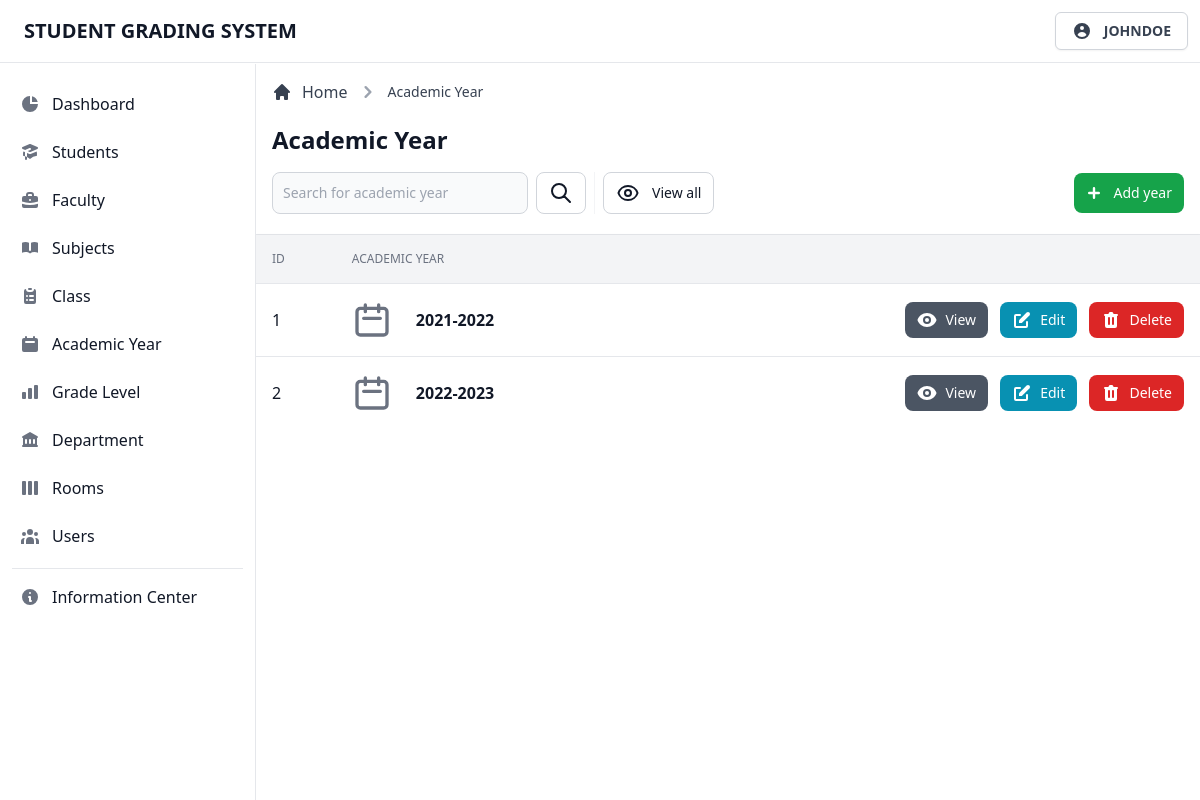
The page /admin/view/year.php (signed in) on the database as committed earlier.
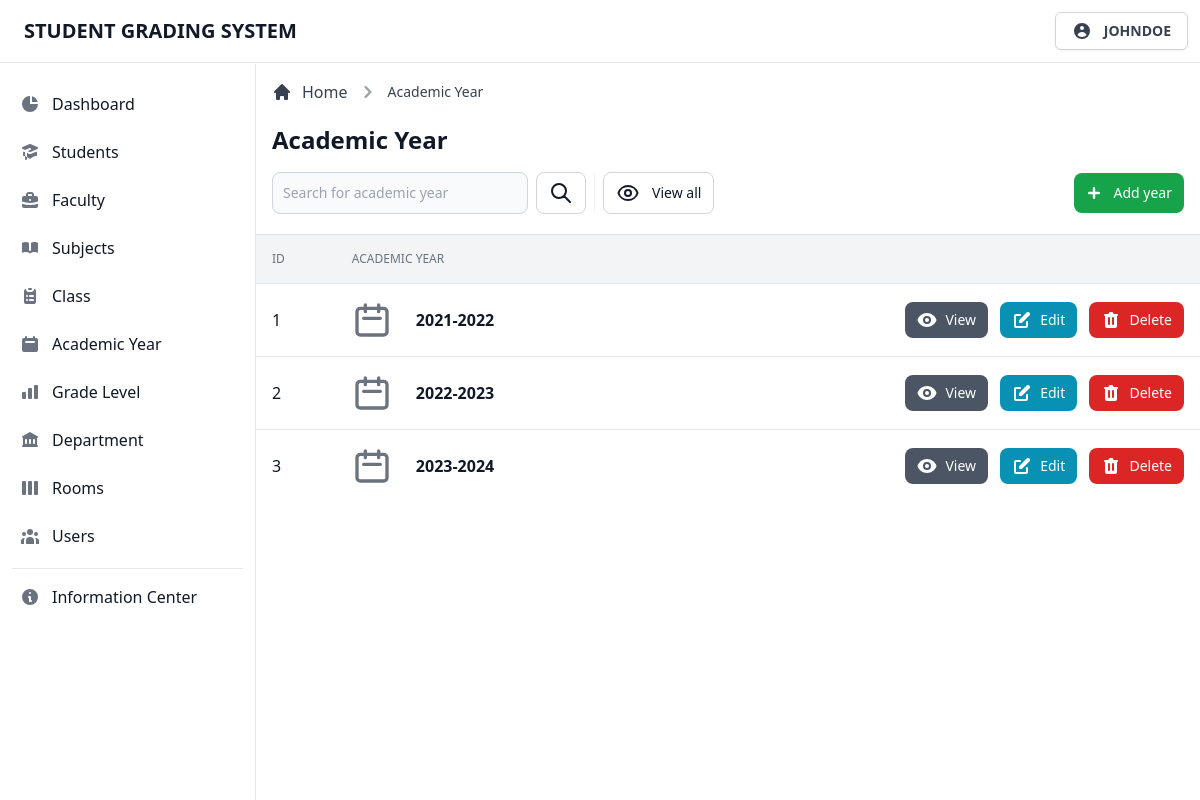
The same page on the database as committed later.
### tables this page shows
CREATE TABLE `tblyear` (
  `ay_id` int(11) NOT NULL,
  `ay_name` varchar(255) NOT NULL
);

### admin/database/database.classes.php (called while the page is built)
<?php
class Dbh
{
  private $hostname = 'localhost';
  private $username = 'root';
  private $password = '';
  private $dbname = 'dbgradingsystem';
  public function connect()
  {
    try {
      $dbh = new PDO('mysql:host=' . $this->hostname . ';dbname=' . $this->dbname, $this->username, $this->password);
      return $dbh;
    } catch (PDOException $e) {
      print "Error!: " . $e->getMessage() . "<br>";
      die();
    }
  }
}

### admin/classes/display-data.classes.php (called while the page is built, shortened)
<?php
class DisplayYear extends Dbh
{
  protected function getData()
  {
    $sql = 'SELECT * FROM tblyear;';
    $stmt = $this->connect()->query($sql);
    $result = 0;
    while ($row = $stmt->fetchAll(PDO::FETCH_ASSOC)) {
      $result = $row;
    }
    return $result;
  }
}

### admin/controller/display-data.contr.php (called while the page is built, shortened)
<?php
class DisplayYearContr extends DisplayYear
{
  public function fetchData()
  {
    $result = $this->getData();
    return $result;
  }
}

### admin/page/year/year-table.php (the view, shortened to what this page needs)
<div class="flex flex-col min-w-full overflow-hidden overflow-x-auto align-middle shadow">
  <table class="min-w-full divide-y divide-gray-200 table-fixed">
    <thead class="bg-gray-100">
      <tr>
        <th scope="col" class="th">
          ID
        </th>
        <th scope="col" class="th">
          Academic Year
        </th>
        <th scope="col" class="th">
        </th>
      </tr>
    </thead>
    <tbody class="bg-white divide-y divide-gray-200">
      <?php foreach ($result as $data) : ?>
        <tr class="hover:bg-gray-100 group">
          <td class="td">
            <div class="flex items-center">
              <?= $i += 1; ?>
            </div>
          </td>
          <td class="td-title">
            <div class="text-sm font-normal text-gray-500">
              <div class="text-base font-semibold text-gray-900 capitalize">
                <?= $data['ay_name']; ?>
              </div>
            </div>
          </td>
          <td class="p-4 space-x-2 text-right whitespace-nowrap">
            <button type="button" data-view-button data-id="<?= $data['ay_id']; ?>" data-name="<?= $data['ay_name']; ?>" class="btn-gray">
              View
            </button>
            <button type="button" data-edit-button data-id="<?= $data['ay_id']; ?>" data-name="<?= $data['ay_name']; ?>" class="btn-cyan">
              Edit
            </button>
            <button type="button" data-id="<?= $data['ay_id']; ?>" data-delete-button class="btn-red">
              Delete
            </button>
          </td>
        </tr>
      <?php endforeach; ?>
    </tbody>
  </table>
</div>

Rows that differ between the two databases and show on the page:
added tblyear: i "3", ay_name "2023-2024"
